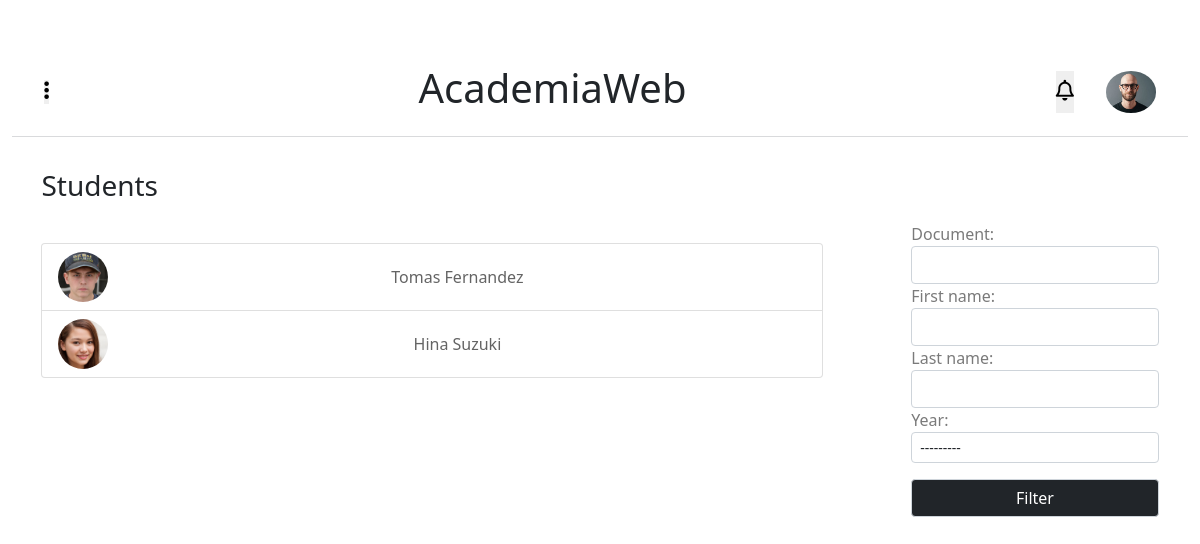
Before: /academiaweb/students/ (signed in) with the older database file.
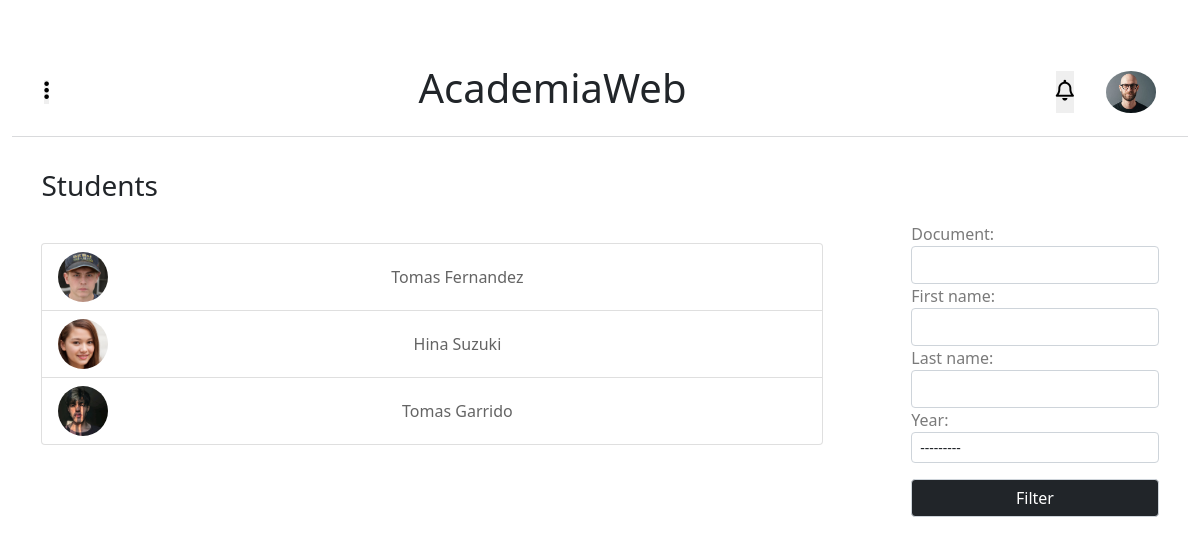
After: the same page with the newer database file.
### main_app/models.py (models this page shows, shortened)
class Admins(models.Model):
    id              = models.AutoField(primary_key=True)
    user            = models.ForeignKey(UserAccount,on_delete=models.CASCADE)
    document        = models.CharField(max_length=8,unique=True)
    first_name      = models.CharField(max_length=200)
    last_name       = models.CharField(max_length=200)
    date_of_birth   = models.DateField(default=datetime.date.today)
    gender_choice   = (('male','male'),('feminine','feminine'),('undefined','undefined'))
    gender          = models.CharField(max_length=10, default='male', choices=gender_choice)
    nationality     = CountryField()
    description     = models.TextField(max_length=500,blank=True)
    profile_picture = models.ImageField(blank=True,null=True, upload_to=upload_location_admins)
    class Meta():
        verbose_name        = 'Admin'
        verbose_name_plural = 'Admins'
    @property
    def email(self):
        return str(self.user)

class Students(models.Model):
    id              = models.AutoField(primary_key=True)
    user            = models.ForeignKey(UserAccount,on_delete=models.CASCADE)
    document        = models.CharField(max_length=8,unique=True)
    first_name      = models.CharField(max_length=200)
    last_name       = models.CharField(max_length=200)
    date_of_birth   = models.DateField(default=datetime.date.today)
    gender_choice   = (('male','male'),('feminine','feminine'),('undefined','undefined'))
    gender          = models.CharField(max_length=10, default='male', choices=gender_choice)
    nationality     = CountryField()
    year            = models.ForeignKey(SchoolYears,on_delete=models.CASCADE,blank=True,null=True)
    profile_picture = models.ImageField(upload_to=upload_location_students,blank=True,null=True)
    class Meta():
        verbose_name        = 'Student'
        verbose_name_plural = 'Students'
    @property
    def full_name(self):
        return '{} {}'.format(self.first_name,self.last_name)
    @property
    def email(self):
        return str(self.user)

### main_app/views.py (the view)
# urls.py: path('students/',views.StudentsView,name='students'),
@login_required(login_url='login')
def StudentsView(request):
    data = user_profile(request)
    user = data['user']
    students = Students.objects.all()
    filters  = StudentsFilters(request.GET,queryset=students)
    students = filters.qs
    title    = 'Students'
    context  = {'students':students,'filters':filters,'title':title,'user':user}
    return render(request,'request_list.html',context)

### main_app/models.py (called while the page is built)
    def __str__(self):
        return self.email

    def __str__(self):
        return str(self.id)

### main_app/utils.py (called while the page is built, shortened)
def user_profile(request):
    if request.user.is_admin or request.user.is_superuser:
        user          = Admins.objects.get(user=request.user)
        admins        = Admins.objects.all()
        teachers      = Teachers.objects.all()
        students      = Students.objects.all()
        courses       = Courses.objects.all()
        group         = Group.objects.get(name='Admins')
        notifications = Notifications.objects.filter(Q(receivers=group) | Q(unique_receiver=request.user)).order_by('-created').all()
        events        = Events.objects.all()
    return {'user':user,'courses':courses,'admins':admins,'teachers':teachers,'students':students,'events':events,'notifications':notifications,}

### main_app/templates/request_list.html (shortened to what this page needs)
{% extends 'base_home.html' %}
{% load static %}
{% block content %}
<link rel="stylesheet" href="{% static 'css/request_list.css' %}">
<div class="content">
    <div class="content-title">
        <h3>{{title}}</h3>
    </div>
    <div class="list-users">
        <ul class="list-group">
            {% if students %}{% for student in students %}
            <li class="list-group-item">
                <a href="{% url 'student' student.email %}">
                    <img  class="profile_picture" src="{{student.profile_picture.url}}">
                    <p id="info1">{{student.full_name}}</p>
                </a>
            </li>{% endfor %}
            {% else %}
                <li class="list-group-item">
                    No Results Found...
                </li>
            {% endif %}
        </ul>
        {% if filters %}
        <div class="filters">
            <form method="GET">
                {{filters.form}}
                <input type="submit" value="Filter">
            </form>
        </div>
        {% endif %}
    </div>
</div>
{% endblock %}

### main_app/templates/base_home.html (shortened to what this page needs)
<!DOCTYPE html>
<html lang="en">
<head>
    {% load static %}
    <link href="https://cdn.jsdelivr.net/npm/bootstrap@5.0.1/dist/css/bootstrap.min.css" rel="stylesheet">
    <link rel="stylesheet" href="{% static 'css/base_home.css' %}">
</head>
  <body>
    <div class="main">
            <div class="title-pag">
                <div class="title_and_bar">
                    <button id="icon_menu" onclick="toggleMenu()"><i class="fas fa-ellipsis-v"></i></button>
                    <a href="{% url 'home' %}">
                        <h1>AcademiaWeb</h1>
                    </a>
                </div>
                <div class="user_and_noti">
                    <button id="icon-noti" onclick="toggleNoti()"><i class="far fa-bell"></i></button>
                    <a href="{% url 'user_profile'  user.email  %}" id="user">
                    <img src="{{user.profile_picture.url}}">
                    </a>
                </div>
            </div>
            <div class="content-extends col">
            {% block content %}
            {% endblock %}
            </div>
    </div>
</body>
</html>

### main_app/static/css/base_home.css (style rules this page uses)
.main { width: 100%; padding-right: var(--bs-gutter-x,.75rem); padding-left: var(--bs-gutter-x,.75rem); margin-right: auto; margin-left: auto; }
button { border: none; padding: 0; margin: 0; }
.title-pag { display: flex; width: 100%; justify-content: space-between; align-items: center; padding: 4rem 2rem 1rem; border-bottom: 1px solid #d9dadc; }
.title-pag .title_and_bar { display: contents; align-items: center; }
.title_and_bar i, .user_and_noti i { font-size: 1.3rem; cursor: pointer; }
.title_and_bar a { text-decoration: none; color: #212529; }
a#user { margin: 0 0 0 2rem; }
.title-pag .user_and_noti img { display: none; width: 50px; border-radius: 50%; }
.content-extends { animation-name: view; animation-duration: 1.5s; }
@media (min-width:575px) { .title-pag .user_and_noti { display: flex; } }
@media (min-width:575px) { .title-pag .user_and_noti img { display: block; } }

### main_app/static/css/request_list.css (style rules this page uses)
.content { width: 100%; }
.content-title { display: flex; justify-content: space-between; align-items: center; width: 95%; padding: 2rem 0 0 0; margin: auto; }
.list-group { padding: 2rem 0 0 0; }
.list-group-item a { text-decoration: none; display: flex; align-items: center; justify-content: space-between; }
.list-group-item a p { margin: 0; color: rgb(100, 100, 100); }
.list-group-item a img.profile_picture { width: 50px; border-radius: 50%; }
.filters { padding: 0.7rem 0 0 2rem; width: 25%; }
form { visibility: hidden; opacity: 0; position: absolute; transition: all 0.2s; }
form input { display: block; width: 100%; padding: .375rem .75rem; font-size: 1rem; font-weight: 400; line-height: 1.5; color: #212529; background-color: #fff; background-clip: padding-box; border: 1px solid #ced4da; -webkit-appearance: none; -moz-appearance: none; appearance: none; border-radius: .25rem; transition: border-color .15s ease-in-out,box-shadow .15s ease-in-out; }
form input[type=submit] { background: #212529; color: white; margin: 1rem 0 0 0; }
form select { display: block; width: 100%; -moz-padding-start: calc(0.75rem - 3px); font-weight: 400; line-height: 1.5; color: #212529; background-color: #fff; background-image: url('http://www.w3.org/2000/svg'); background-repeat: no-repeat; background-position: right .75rem center; background-size: 16px 12px; border: 1px solid #ced4da; border-radius: .25rem; transition: border-color .15s ease-in-out,box-shadow .15s ease-in-out; -webkit-appearance: none; -moz-appearance: none; appearance: none; padding-top: .25rem; padding-bottom: .25rem; padding-left: .5rem; font-size: .875rem; }
form label { color: rgb(122, 122, 122); }
@media (min-width:1000px) { .list-users { display: flex; justify-content: space-between; width: 95%; margin: auto; } }
@media (min-width:1000px) { .list-group { width: 70%; } }
@media (min-width:1000px) { .filters form { visibility: visible; opacity: 1; position: relative; } }
@media (min-width:1000px) { form { margin: auto; } }

Changed rows visible on the page:
added Students: profile_picture (picture), full_name "Tomas Garrido"
